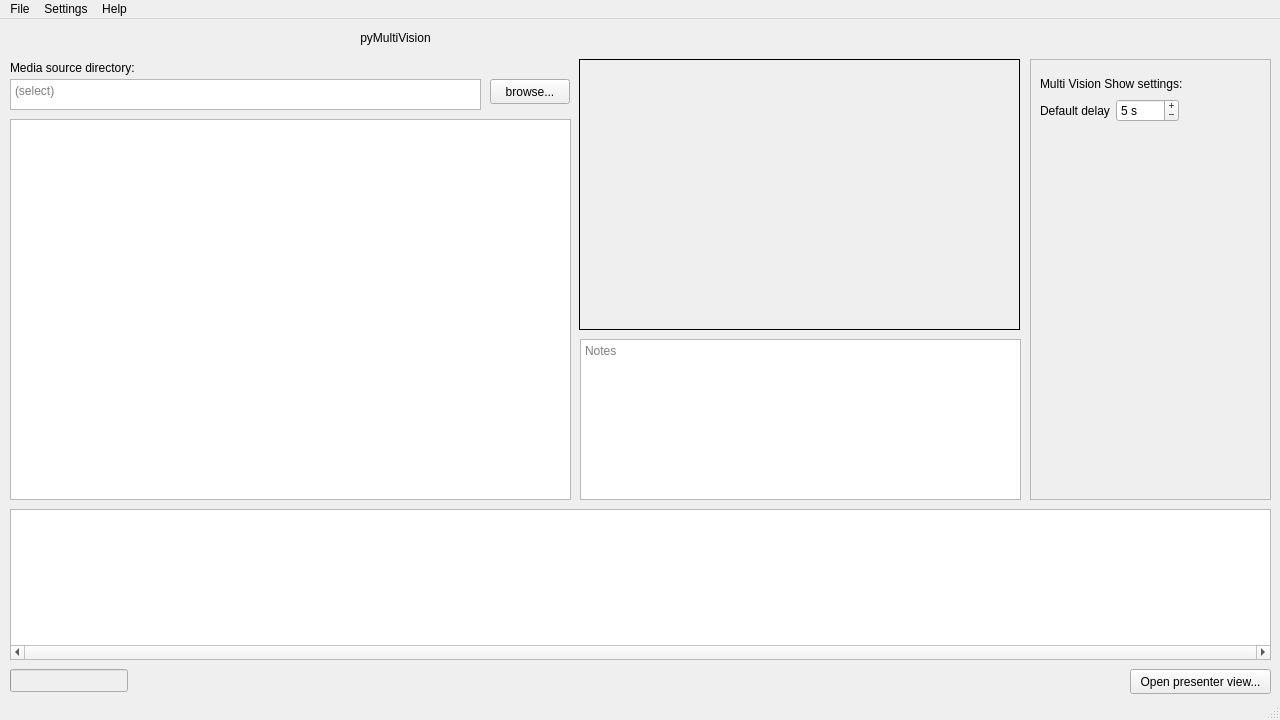
<?xml version="1.0" encoding="UTF-8"?>
<ui version="4.0">
 <class>mainWindow_pyMultiVision</class>
 <widget class="QMainWindow" name="mainWindow_pyMultiVision">
  <property name="geometry">
   <rect>
    <x>0</x>
    <y>0</y>
    <width>1280</width>
    <height>720</height>
   </rect>
  </property>
  <property name="sizePolicy">
   <sizepolicy hsizetype="Maximum" vsizetype="Maximum">
    <horstretch>0</horstretch>
    <verstretch>0</verstretch>
   </sizepolicy>
  </property>
  <property name="windowTitle">
   <string>pyMultiVision</string>
  </property>
  <widget class="QWidget" name="centralwidget">
   <widget class="QLabel" name="label_pyMultiVision">
    <property name="geometry">
     <rect>
      <x>330</x>
      <y>10</y>
      <width>131</width>
      <height>17</height>
     </rect>
    </property>
    <property name="text">
     <string>pyMultiVision</string>
    </property>
    <property name="alignment">
     <set>Qt::AlignmentFlag::AlignCenter</set>
    </property>
   </widget>
   <widget class="QListView" name="listView_filmStrip">
    <property name="geometry">
     <rect>
      <x>10</x>
      <y>490</y>
      <width>1261</width>
      <height>151</height>
     </rect>
    </property>
    <property name="verticalScrollBarPolicy">
     <enum>Qt::ScrollBarPolicy::ScrollBarAlwaysOff</enum>
    </property>
    <property name="horizontalScrollBarPolicy">
     <enum>Qt::ScrollBarPolicy::ScrollBarAlwaysOn</enum>
    </property>
    <property name="autoScroll">
     <bool>false</bool>
    </property>
    <property name="dragEnabled">
     <bool>true</bool>
    </property>
    <property name="dragDropMode">
     <enum>QAbstractItemView::DragDropMode::InternalMove</enum>
    </property>
    <property name="defaultDropAction">
     <enum>Qt::DropAction::IgnoreAction</enum>
    </property>
    <property name="iconSize">
     <size>
      <width>100</width>
      <height>100</height>
     </size>
    </property>
    <property name="flow">
     <enum>QListView::Flow::LeftToRight</enum>
    </property>
    <property name="isWrapping" stdset="0">
     <bool>false</bool>
    </property>
    <property name="gridSize">
     <size>
      <width>100</width>
      <height>100</height>
     </size>
    </property>
    <property name="viewMode">
     <enum>QListView::ViewMode::IconMode</enum>
    </property>
    <property name="uniformItemSizes">
     <bool>true</bool>
    </property>
   </widget>
   <widget class="QTextEdit" name="textEdit_mediaSourceDirectory">
    <property name="geometry">
     <rect>
      <x>10</x>
      <y>60</y>
      <width>471</width>
      <height>31</height>
     </rect>
    </property>
    <property name="verticalScrollBarPolicy">
     <enum>Qt::ScrollBarPolicy::ScrollBarAlwaysOff</enum>
    </property>
    <property name="horizontalScrollBarPolicy">
     <enum>Qt::ScrollBarPolicy::ScrollBarAlwaysOff</enum>
    </property>
    <property name="readOnly">
     <bool>true</bool>
    </property>
    <property name="placeholderText">
     <string>(select)</string>
    </property>
   </widget>
   <widget class="QLabel" name="label_mediaSourceDirectory">
    <property name="geometry">
     <rect>
      <x>10</x>
      <y>40</y>
      <width>461</width>
      <height>17</height>
     </rect>
    </property>
    <property name="text">
     <string>Media source directory:</string>
    </property>
   </widget>
   <widget class="QPushButton" name="pushButton_mediaSourceDirectory">
    <property name="geometry">
     <rect>
      <x>490</x>
      <y>60</y>
      <width>80</width>
      <height>25</height>
     </rect>
    </property>
    <property name="text">
     <string>browse...</string>
    </property>
   </widget>
   <widget class="QLabel" name="label_mediaPreview">
    <property name="geometry">
     <rect>
      <x>579</x>
      <y>40</y>
      <width>441</width>
      <height>271</height>
     </rect>
    </property>
    <property name="frameShape">
     <enum>QFrame::Shape::Box</enum>
    </property>
    <property name="text">
     <string/>
    </property>
    <property name="scaledContents">
     <bool>true</bool>
    </property>
   </widget>
   <widget class="QPushButton" name="pushButton_startShow">
    <property name="geometry">
     <rect>
      <x>1130</x>
      <y>650</y>
      <width>141</width>
      <height>25</height>
     </rect>
    </property>
    <property name="text">
     <string>Open presenter view...</string>
    </property>
   </widget>
   <widget class="QFrame" name="frame_settings">
    <property name="geometry">
     <rect>
      <x>1030</x>
      <y>40</y>
      <width>241</width>
      <height>441</height>
     </rect>
    </property>
    <property name="frameShape">
     <enum>QFrame::Shape::StyledPanel</enum>
    </property>
    <property name="frameShadow">
     <enum>QFrame::Shadow::Raised</enum>
    </property>
    <widget class="QLabel" name="label_2">
     <property name="geometry">
      <rect>
       <x>10</x>
       <y>10</y>
       <width>151</width>
       <height>29</height>
      </rect>
     </property>
     <property name="text">
      <string>Multi Vision Show settings:</string>
     </property>
    </widget>
    <widget class="QWidget" name="formLayoutWidget">
     <property name="geometry">
      <rect>
       <x>10</x>
       <y>40</y>
       <width>221</width>
       <height>421</height>
      </rect>
     </property>
     <layout class="QFormLayout" name="formLayout_settings">
      <property name="fieldGrowthPolicy">
       <enum>QFormLayout::FieldGrowthPolicy::ExpandingFieldsGrow</enum>
      </property>
      <property name="labelAlignment">
       <set>Qt::AlignmentFlag::AlignLeading|Qt::AlignmentFlag::AlignLeft|Qt::AlignmentFlag::AlignVCenter</set>
      </property>
      <property name="horizontalSpacing">
       <number>6</number>
      </property>
      <property name="leftMargin">
       <number>0</number>
      </property>
      <item row="0" column="0">
       <widget class="QLabel" name="label">
        <property name="text">
         <string>Default delay</string>
        </property>
       </widget>
      </item>
      <item row="0" column="1">
       <widget class="QSpinBox" name="spinBox">
        <property name="buttonSymbols">
         <enum>QAbstractSpinBox::ButtonSymbols::PlusMinus</enum>
        </property>
        <property name="suffix">
         <string> s</string>
        </property>
        <property name="minimum">
         <number>1</number>
        </property>
        <property name="maximum">
         <number>3600</number>
        </property>
        <property name="value">
         <number>5</number>
        </property>
       </widget>
      </item>
     </layout>
    </widget>
   </widget>
   <widget class="QProgressBar" name="progressBar">
    <property name="enabled">
     <bool>false</bool>
    </property>
    <property name="geometry">
     <rect>
      <x>10</x>
      <y>650</y>
      <width>118</width>
      <height>23</height>
     </rect>
    </property>
    <property name="value">
     <number>0</number>
    </property>
    <property name="textVisible">
     <bool>false</bool>
    </property>
   </widget>
   <widget class="QTableView" name="tableView_scenes">
    <property name="geometry">
     <rect>
      <x>10</x>
      <y>100</y>
      <width>561</width>
      <height>381</height>
     </rect>
    </property>
   </widget>
   <widget class="QTextEdit" name="textEdit_notes">
    <property name="geometry">
     <rect>
      <x>580</x>
      <y>320</y>
      <width>441</width>
      <height>161</height>
     </rect>
    </property>
    <property name="sizePolicy">
     <sizepolicy hsizetype="Fixed" vsizetype="Fixed">
      <horstretch>0</horstretch>
      <verstretch>0</verstretch>
     </sizepolicy>
    </property>
    <property name="horizontalScrollBarPolicy">
     <enum>Qt::ScrollBarPolicy::ScrollBarAlwaysOff</enum>
    </property>
    <property name="placeholderText">
     <string>Notes</string>
    </property>
   </widget>
  </widget>
  <widget class="QMenuBar" name="menubar">
   <property name="geometry">
    <rect>
     <x>0</x>
     <y>0</y>
     <width>1280</width>
     <height>22</height>
    </rect>
   </property>
   <widget class="QMenu" name="menupyMultiVision">
    <property name="title">
     <string>File</string>
    </property>
    <addaction name="separator"/>
    <addaction name="separator"/>
    <addaction name="actionNew"/>
    <addaction name="actionOpen"/>
    <addaction name="separator"/>
    <addaction name="actionSave"/>
    <addaction name="actionSave_As"/>
    <addaction name="separator"/>
    <addaction name="actionQuit"/>
   </widget>
   <widget class="QMenu" name="menuSettings">
    <property name="title">
     <string>Settings</string>
    </property>
    <addaction name="actionPreferences"/>
   </widget>
   <widget class="QMenu" name="menuHelp">
    <property name="title">
     <string>Help</string>
    </property>
    <addaction name="actionAbout_pyMultiVision"/>
   </widget>
   <addaction name="menupyMultiVision"/>
   <addaction name="menuSettings"/>
   <addaction name="menuHelp"/>
  </widget>
  <widget class="QStatusBar" name="statusbar"/>
  <action name="actionQuit">
   <property name="text">
    <string>Quit</string>
   </property>
   <property name="shortcut">
    <string>Ctrl+Q</string>
   </property>
  </action>
  <action name="actionNew">
   <property name="text">
    <string>New...</string>
   </property>
   <property name="shortcut">
    <string>Ctrl+N</string>
   </property>
  </action>
  <action name="actionOpen">
   <property name="text">
    <string>Open...</string>
   </property>
   <property name="shortcut">
    <string>Ctrl+O</string>
   </property>
  </action>
  <action name="actionSave">
   <property name="text">
    <string>Save</string>
   </property>
   <property name="shortcut">
    <string>Ctrl+S</string>
   </property>
  </action>
  <action name="actions">
   <property name="text">
    <string>s</string>
   </property>
  </action>
  <action name="actionSave_as">
   <property name="text">
    <string>Save as...</string>
   </property>
  </action>
  <action name="actionSave_As">
   <property name="text">
    <string>Save As...</string>
   </property>
  </action>
  <action name="actionAbout_pyMultiVision">
   <property name="text">
    <string>About pyMultiVision</string>
   </property>
  </action>
  <action name="actionPreferences">
   <property name="text">
    <string>Preferences...</string>
   </property>
  </action>
 </widget>
 <resources/>
 <connections/>
 <slots>
  <slot>pushButton_mediaSourceDirectory_clicked()</slot>
 </slots>
</ui>
